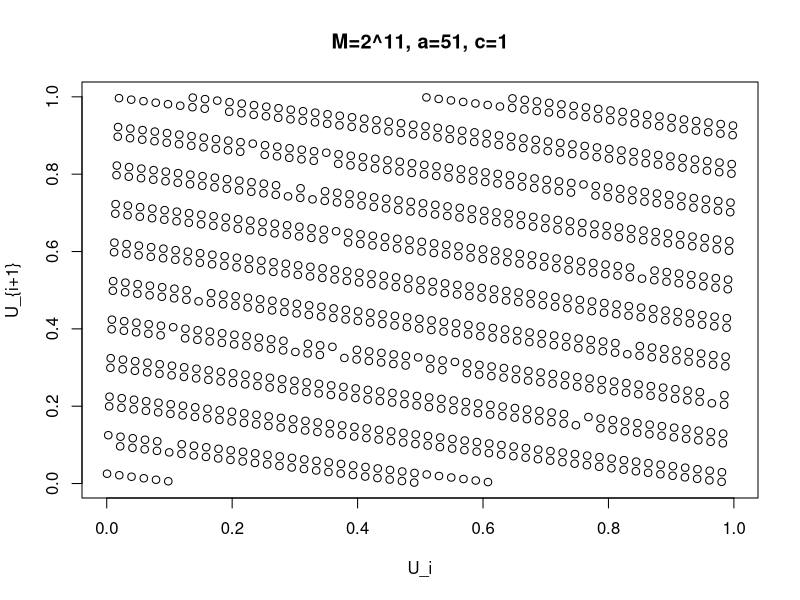
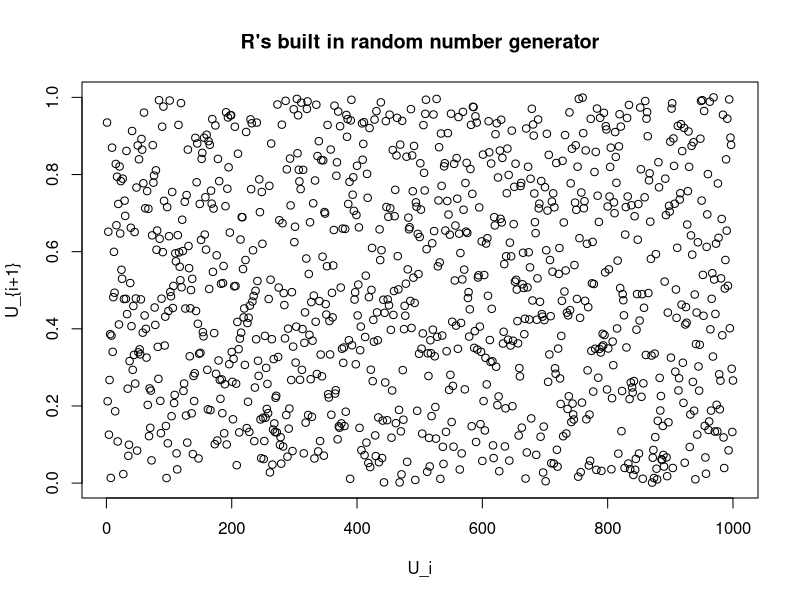

Here is the R script that generated these plots, in order:

##########################################################
# Random number generation
#############################################################


rnorm(10)
rnorm(10) # Different numbers

# Now setting the seed
set.seed(1)
rnorm(10)

set.seed(1)
rnorm(10) # The same numbers


M<-2^11
a=51
c=1


cong<-function(x0,n){
  tmp<-c()
  tmp[1]<-x0
  for(i in 1:n){
    tmp[i+1]<-(a*tmp[i]+c)%%M 
  }
  return(tmp)
}


out<-cong(1,1000)/M
n<-length(out)
data<-cbind(out[-n], out[-1])
plot(data,xlab="U_i", ylab="U_{i+1}", main="M=2^11, a=51, c=1")


# Compare with
data<-runif(1000)
plot(data,xlab="U_i", ylab="U_{i+1}", main="R's built in random number generator")


